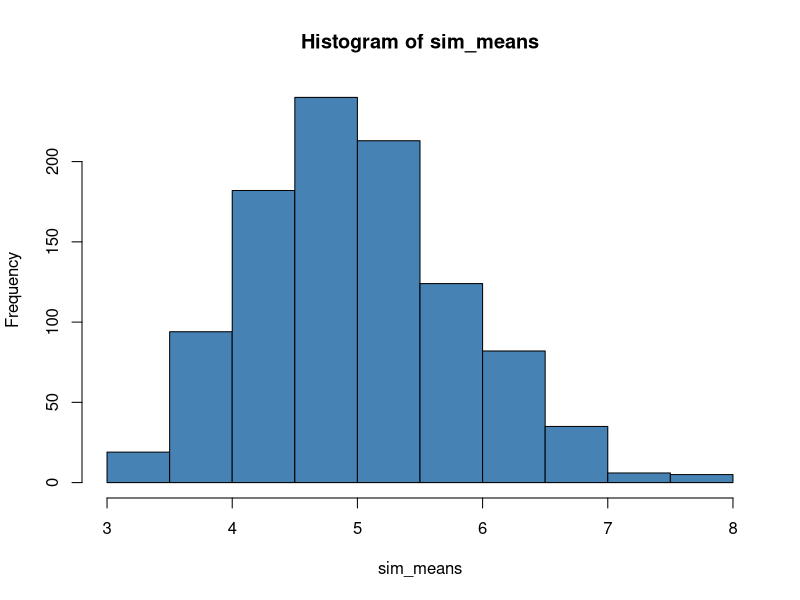

The R script that drew this image:
## ---- chunk 1
#number of simulations
nosim <- 1000
#lambda value given
lambda <- 0.2
#number of samples
n <- 40

#set seed for reproducibility
set.seed(42)

#run exponential simulations
sim <- matrix(data = rexp(nosim * n, rate = lambda), nrow = nosim)
#apply the mean to get the mean of each row
sim_means <- apply(sim, 1, mean)
## ---- chunk 2
#plot the histogram
hist(sim_means, col = "steelblue")
